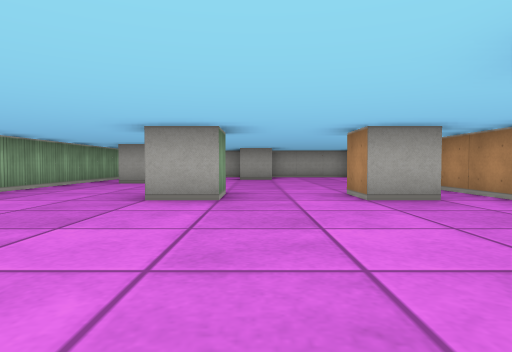
[1] (above)

12 first-person views from a walk through a cub3D maze. The camera is about half as high as the walls, tilts 2° down and sees 75° across. The floor is counted in squares. Each view is taken from the middle of a square. On the plan, view 1 faces up. The plan holds only what a view shows up to about 9 squares ahead; the rest is blank.

[2]
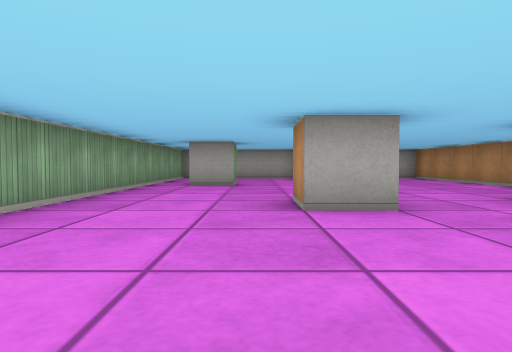

[3]
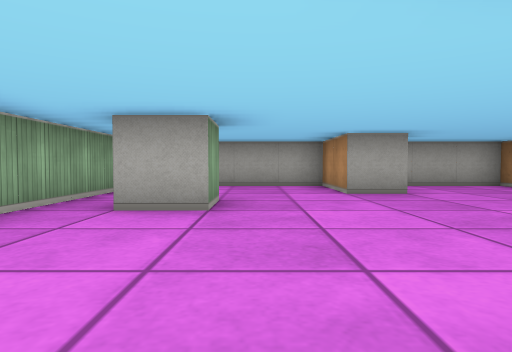

[4]
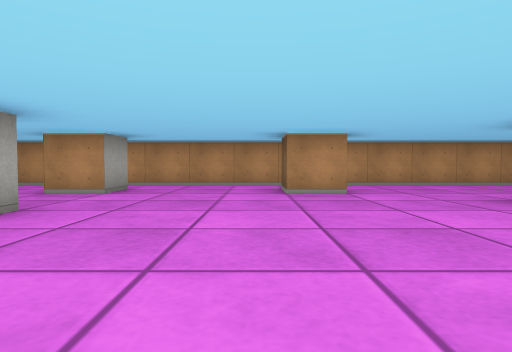

[5]
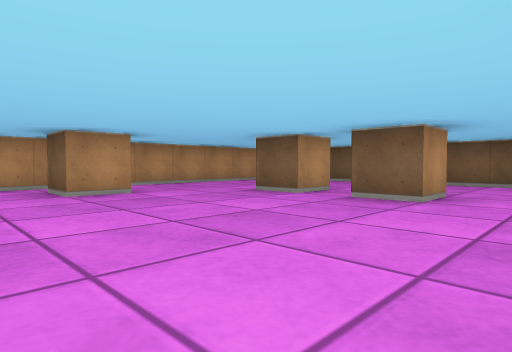

[6]
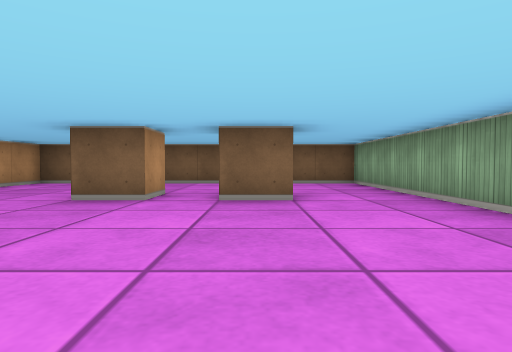

[7]
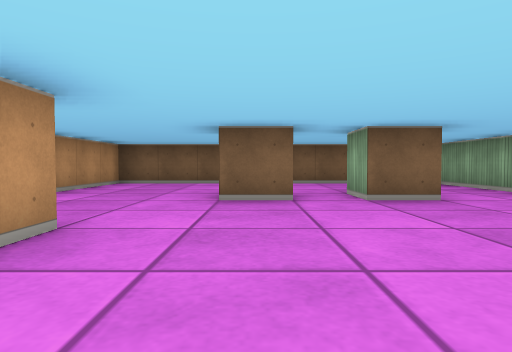

[8]
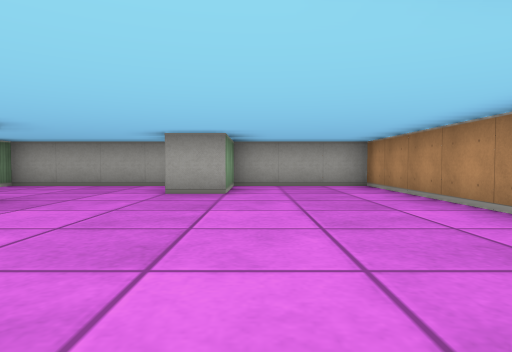

[9]
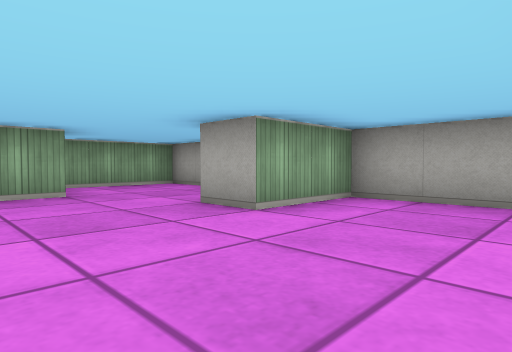

[10]
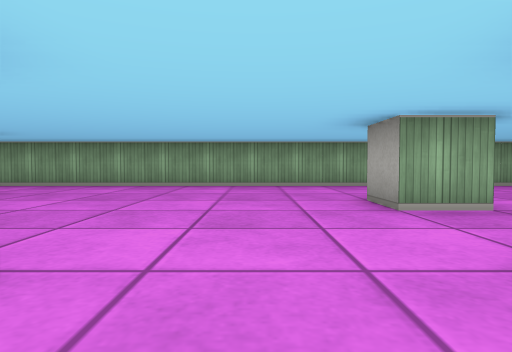

[11]
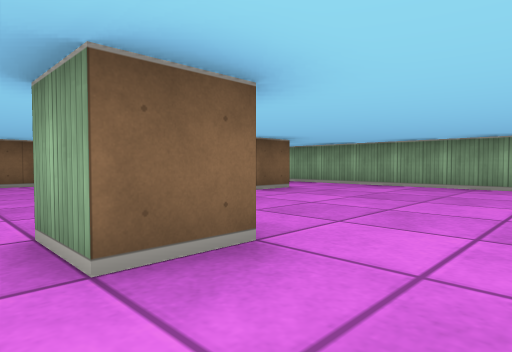

[12]
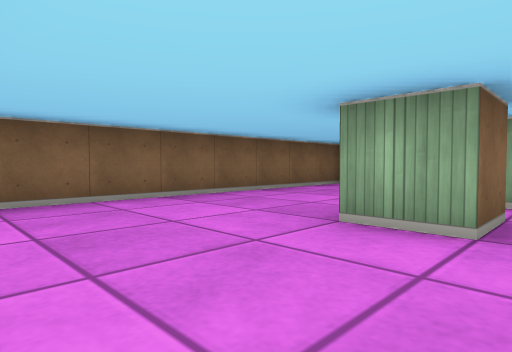

### Floor plan
Points are (right, up) in squares from view 1. A wall is a line through its corners. A room is listed if a view was taken in it or the views show most of it. See-through windows are left out.
Room 1 (views 1, 2, 3, 4, 5, 6, 7, 8, 9, 10, 11, 12)
walls: (-0.5, 5.6) (-0.5, 4.5) (-1.5, 4.5) (-1.5, 5.5); (1.5, 0.5) (1.5, 1.5) (2.5, 1.5) (2.5, 0.5); (2.6, 4.5) (1.5, 4.5) (1.5, 5.5); (-0.5, -2.6) (-0.5, -1.5) (0.5, -1.5) (0.5, -2.5); (-2.5, -2.5) (-2.5, -1.5) (-1.5, -1.5) (-1.5, -2.5); (-2.5, 9.6) (-2.5, 8.5) (-3.5, 8.5); (-0.5, 10.5) (-0.5, 12.5) (-4.5, 12.5) (-4.5, -5.5) (3.5, -5.5) (3.5, 12.5) (0.5, 12.5) (0.5, 10.5) (-0.5, 10.5)

Positions as (right, up) in squares from view 1, and headings:
1: (0, 0), facing up
2: (-2, 1), facing up
3: (-2, 5), facing up
4: (-4, 2), facing right
5: (-4, 3), facing down-right
6: (-2, 3), facing down
7: (0, 3), facing down
8: (1, 5), facing up
9: (3, 8), facing up-left
10: (3, 3), facing left
11: (3, 3), facing down-left
12: (3, -1), facing down-left
